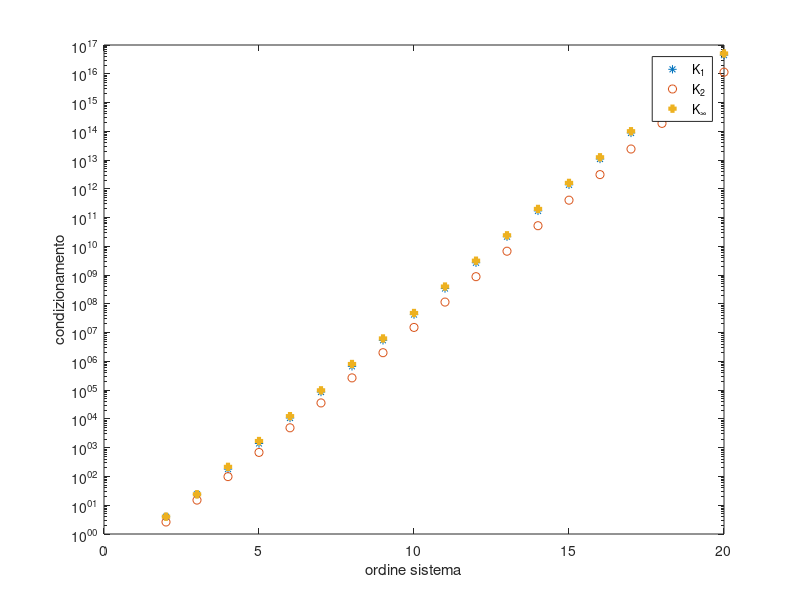
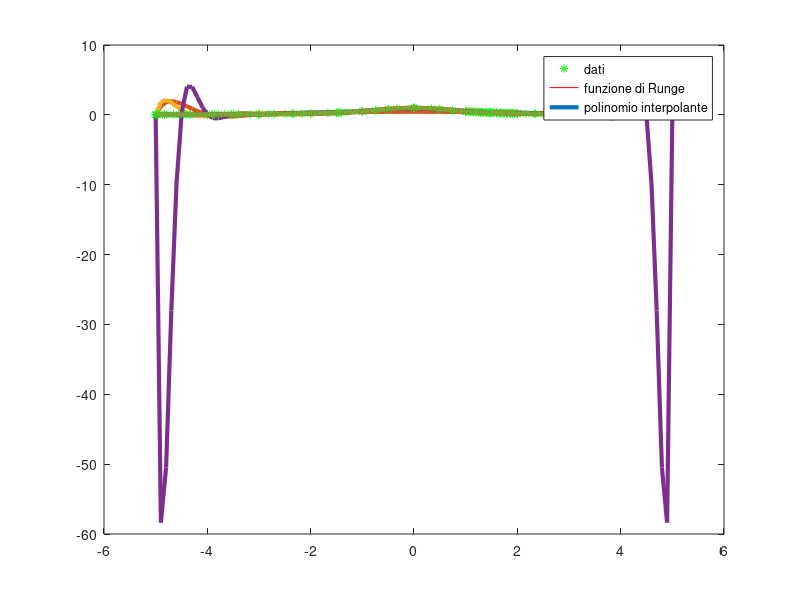

MATLAB code for these plots, in order: (Note: this script raises an error after producing the figures.)
% Laib04: approssimazione, interpolazione
clear all
close all
clc
disp('***********************************************')
disp('*****************esercizio_4_1*****************')
disp('***********************************************')

a = 0;
b = 1;
ord = 2:20;
for n = 1:length(ord)
    x = linspace(a,b,ord(n));
    A = vander(x);
    K1(n) = cond(A,1);
    K2(n) = cond(A,2);
    Kinf(n) = cond(A,inf);
end
figure(1)
semilogy(ord,K1,'*',ord,K2,'o',ord,Kinf,'+','linewidth',3)
legend('K_1','K_2','K_\infty')
xlabel('ordine sistema')
ylabel('condizionamento')
for n = 1:length(ord)
    x = linspace(a,b,ord(n));
    A = vander(x);
    t = sum(A,2);
    z = A\t;
    err(n) = norm(z-ones(ord(n),1))/norm(ones(ord(n),1));
end
figure(2)
semilogy(ord,err,'o','linewidth',3)
xlabel('ordine sistema')
ylabel('errore')

disp('**********************************************FINE ESERCIZIO**********************************************')
%%%%%%%%%%%%%%%%%%%%%%%%%%%%%%%%%%%%%%%%%%%%%%%%%%%%%%%%%%%%%%%%%%%%%%%%%%%%%%%%%%%%%%%%%%%%%%%%%%%%%%%%%%%%%%%%%%
%%%%%%%%%%%%%%%%%%%%%%%%%%%%%%%%%%%%%%%%%%%%%%%%%%%%%%%%%%%%%%%%%%%%%%%%%%%%%%%%%%%%%%%%%%%%%%%%%%%%%%%%%%%%%%%%%%
pause

clear all
close all
clc
disp('***********************************************')
disp('*****************esercizio_4_2*****************')
disp('***********************************************')

a = 0;
b = 1;
f = @(x) sin(pi*x);
z = linspace(a,b);
ord = 2:20;
for n = 1:length(ord)
    x = linspace(a,b,ord(n));
    y = f(x);
    c = polyfit(x,y,ord(n)-1);
    p = polyval(c,z);
    plot(z,f(z),'r',x,y,'g*',z,p,'b','linewidth',3)
    axis([0 1 0 1])
    pause
end

disp('**********************************************FINE ESERCIZIO**********************************************')
%%%%%%%%%%%%%%%%%%%%%%%%%%%%%%%%%%%%%%%%%%%%%%%%%%%%%%%%%%%%%%%%%%%%%%%%%%%%%%%%%%%%%%%%%%%%%%%%%%%%%%%%%%%%%%%%%%
%%%%%%%%%%%%%%%%%%%%%%%%%%%%%%%%%%%%%%%%%%%%%%%%%%%%%%%%%%%%%%%%%%%%%%%%%%%%%%%%%%%%%%%%%%%%%%%%%%%%%%%%%%%%%%%%%%
pause
clear all
close all
clc
disp('***********************************************')
disp('*****************esercizio_4_3*****************')
disp('***********************************************')

a = -5;
b = 5;
f = @(x) 1./(1+x.^2);
z = linspace(a,b);
for n = 5:5:20
    x = linspace(a,b,n+1);
    y = f(x);
    c = polyfit(x,y,n);
    p = polyval(c,z);
    err_p = max(abs(f(z)-p));
    
    fprintf('n = %d, err_p = %e\n',n,err_p);
    plot(x,y,'g*',z,f(z),'r',z,p,'linewidth',3)
    hold on
    legend('dati','funzione di Runge','polinomio interpolante')
    pause
end

disp('**************************************************************************************')
pause
close all

a = 1;
b = 2;
f = @(x) 1./(1+x.^2);
z = linspace(a,b);
for n = 5:5:20
    x = linspace(a,b,n+1);
    y = f(x);
    c = polyfit(x,y,n);
    p = polyval(c,z);
    err_p = max(abs(f(z)-p));
    
    fprintf('n = %d, err_p = %e\n',n,err_p);
    plot(x,y,'g*',z,f(z),'r',z,p,'linewidth',3)
    hold on
    legend('dati','funzione di Runge','polinomio interpolante')
    pause 
end

disp('**************************************************************************************')
pause
close all
a = -5;
b = 5;
f = @(x) 1./(1+x.^2);
z = linspace(a,b);
for n = 5:5:20
    u = -cos((2*[1:n+1]-1)*pi/(2*(n+1)));
    x = (b-a)/2*u+(b+a)/2;
    y = f(x);
    c = polyfit(x,y,n);
    p = polyval(c,z);
    err_p = max(abs(f(z)-p));
    fprintf('n = %d, err_p = %e\n',n,err_p);
    plot(x,y,'g*',z,f(z),'r',z,p,'linewidth',3)
    hold on
    legend('dati','funzione di Runge','polinomio interpolante')
    pause
end

disp('**********************************************FINE ESERCIZIO**********************************************')
%%%%%%%%%%%%%%%%%%%%%%%%%%%%%%%%%%%%%%%%%%%%%%%%%%%%%%%%%%%%%%%%%%%%%%%%%%%%%%%%%%%%%%%%%%%%%%%%%%%%%%%%%%%%%%%%%%
%%%%%%%%%%%%%%%%%%%%%%%%%%%%%%%%%%%%%%%%%%%%%%%%%%%%%%%%%%%%%%%%%%%%%%%%%%%%%%%%%%%%%%%%%%%%%%%%%%%%%%%%%%%%%%%%%%
pause

clear all
close all
clc
disp('***********************************************')
disp('*****************esercizio_4_4*****************')
disp('***********************************************')

format short e
f = @(x) sqrt(x);
x = 1.8:0.1:2.2;
y = [1.341641,1.378405,1.414214,1.449138,1.483240];
a = difdiv(x,y);
z = 1.85:0.1:2.15;
p = interp(x,a,z);
err = abs(f(z)-p)
zz = linspace(1.8,2.2);
pzz = interp(x,a,zz);
figure(1)
plot(x,y,'g*',zz,pzz,'b',zz,f(zz),'r','linewidth',2)
figure(2)
semilogy(z,err,'k*','linewidth',2)

disp('**********************************************FINE ESERCIZIO**********************************************')
%%%%%%%%%%%%%%%%%%%%%%%%%%%%%%%%%%%%%%%%%%%%%%%%%%%%%%%%%%%%%%%%%%%%%%%%%%%%%%%%%%%%%%%%%%%%%%%%%%%%%%%%%%%%%%%%%%
%%%%%%%%%%%%%%%%%%%%%%%%%%%%%%%%%%%%%%%%%%%%%%%%%%%%%%%%%%%%%%%%%%%%%%%%%%%%%%%%%%%%%%%%%%%%%%%%%%%%%%%%%%%%%%%%%%
pause

clear all
close all
clc
disp('***********************************************')
disp('*****************esercizio_4_6*****************')
disp('***********************************************')

x = 0:3;
y = [1 4 8 16];
c = polyfit(exp(x),y,3);
z = linspace(0,3);
p = polyval(c,exp(z));
plot(x,y,'g*',z,p,'b','linewidth',2)

disp('**********************************************FINE ESERCIZIO**********************************************')
%%%%%%%%%%%%%%%%%%%%%%%%%%%%%%%%%%%%%%%%%%%%%%%%%%%%%%%%%%%%%%%%%%%%%%%%%%%%%%%%%%%%%%%%%%%%%%%%%%%%%%%%%%%%%%%%%%
%%%%%%%%%%%%%%%%%%%%%%%%%%%%%%%%%%%%%%%%%%%%%%%%%%%%%%%%%%%%%%%%%%%%%%%%%%%%%%%%%%%%%%%%%%%%%%%%%%%%%%%%%%%%%%%%%%
